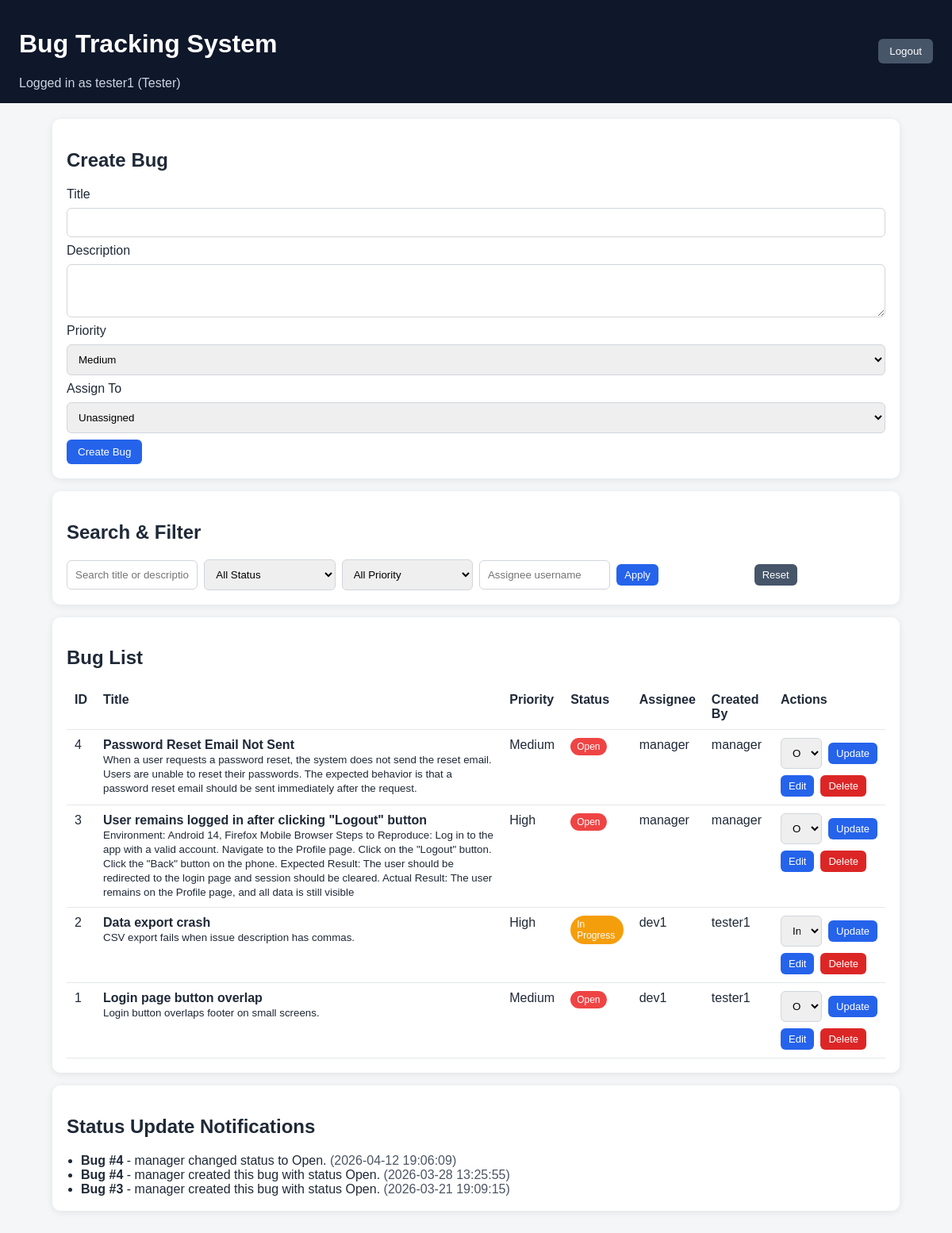
/ (signed in), run on the app's committed database.
### tables this page shows
CREATE TABLE users (
            id INTEGER PRIMARY KEY AUTOINCREMENT,
            username TEXT NOT NULL UNIQUE,
            password TEXT NOT NULL,
            role TEXT NOT NULL CHECK(role IN ('Developer', 'Tester', 'Project Manager'))
        );

CREATE TABLE bugs (
            id INTEGER PRIMARY KEY AUTOINCREMENT,
            title TEXT NOT NULL,
            description TEXT NOT NULL,
            priority TEXT NOT NULL CHECK(priority IN ('Low', 'Medium', 'High', 'Critical')),
            status TEXT NOT NULL CHECK(status IN ('Open', 'In Progress', 'Resolved')) DEFAULT 'Open',
            assignee_id INTEGER,
            created_by INTEGER NOT NULL,
            created_at DATETIME DEFAULT CURRENT_TIMESTAMP,
            updated_at DATETIME DEFAULT CURRENT_TIMESTAMP,
            FOREIGN KEY (assignee_id) REFERENCES users (id),
            FOREIGN KEY (created_by) REFERENCES users (id)
        );

CREATE TABLE activity_log (
            id INTEGER PRIMARY KEY AUTOINCREMENT,
            bug_id INTEGER NOT NULL,
            message TEXT NOT NULL,
            created_at DATETIME DEFAULT CURRENT_TIMESTAMP,
            FOREIGN KEY (bug_id) REFERENCES bugs (id)
        );

### bug_tracker/bugs.py (the view)
@bp.route("/")
@login_required
def dashboard():
    db = get_db()
    query = request.args.get("q", "").strip()
    status = request.args.get("status", "").strip()
    priority = request.args.get("priority", "").strip()
    assignee = request.args.get("assignee", "").strip()
    sql = """
        SELECT
            b.id, b.title, b.description, b.priority, b.status, b.created_at, b.updated_at,
            cu.username AS created_by_name,
            au.username AS assignee_name
        FROM bugs b
        JOIN users cu ON b.created_by = cu.id
        LEFT JOIN users au ON b.assignee_id = au.id
        WHERE 1=1
    """
    params = []
    if query:
        sql += " AND (b.title LIKE ? OR b.description LIKE ?)"
        params.extend([f"%{query}%", f"%{query}%"])
    if status in ALLOWED_STATUSES:
        sql += " AND b.status = ?"
        params.append(status)
    if priority in ALLOWED_PRIORITIES:
        sql += " AND b.priority = ?"
        params.append(priority)
    if assignee:
        sql += " AND au.username = ?"
        params.append(assignee)
    sql += " ORDER BY b.id DESC"
    bugs = db.execute(sql, params).fetchall()
    users = db.execute("SELECT id, username, role FROM users ORDER BY username ASC").fetchall()
    notifications = db.execute(
        """
        SELECT al.message, al.created_at, b.id AS bug_id
        FROM activity_log al
        JOIN bugs b ON b.id = al.bug_id
        ORDER BY al.id DESC
        LIMIT 8
        """
    ).fetchall()
    return render_template(
        "dashboard.html",
        bugs=bugs,
        users=users,
        notifications=notifications,
        filters={"q": query, "status": status, "priority": priority, "assignee": assignee},
    )

### bug_tracker/auth.py (called while the page is built)
def login_required(view):
    @wraps(view)
    def wrapped_view(**kwargs):
        if session.get("user_id") is None:
            return redirect(url_for("auth.login"))
        return view(**kwargs)
    return wrapped_view

### bug_tracker/db.py (called while the page is built)
def get_db():
    if "db" not in g:
        g.db = sqlite3.connect(current_app.config["DATABASE"])
        g.db.row_factory = sqlite3.Row
    return g.db

### bug_tracker/templates/dashboard.html (shortened to what this page needs)
{% extends "base.html" %}
{% block content %}
<section class="card">
    <h2>Create Bug</h2>
    <form method="post" action="{{ url_for('bugs.create_bug') }}" class="form-grid">
        <label for="title">Title</label>
        <input id="title" name="title" type="text" required>
        <label for="description">Description</label>
        <textarea id="description" name="description" rows="3" required></textarea>
        <label for="priority">Priority</label>
        <select id="priority" name="priority" required>
            <option value="Medium" selected>Medium</option>
        </select>
        <label for="assignee_id">Assign To</label>
        <select id="assignee_id" name="assignee_id">
            <option value="">Unassigned</option>
        </select>
        <button class="btn" type="submit">Create Bug</button>
    </form>
</section>
<section class="card">
    <h2>Search & Filter</h2>
    <form method="get" action="{{ url_for('bugs.dashboard') }}" class="filter-grid">
        <input type="text" name="q" value="{{ filters.q }}" placeholder="Search title or description">
        <select name="status">
            <option value="">All Status</option>
        </select>
        <select name="priority">
            <option value="">All Priority</option>
        </select>
        <input type="text" name="assignee" value="{{ filters.assignee }}" placeholder="Assignee username">
        <button class="btn btn-small" type="submit">Apply</button>
        <a class="btn btn-secondary btn-small" href="{{ url_for('bugs.dashboard') }}">Reset</a>
    </form>
</section>
<section class="card">
    <h2>Bug List</h2>
    {% if bugs %}
    <table>
        <thead>
            <tr>
                <th>ID</th>
                <th>Title</th>
                <th>Priority</th>
                <th>Status</th>
                <th>Assignee</th>
                <th>Created By</th>
                <th>Actions</th>
            </tr>
        </thead>
        <tbody>
            {% for bug in bugs %}
            <tr>
                <td>{{ bug.id }}</td>
                <td>
                    <strong>{{ bug.title }}</strong><br>
                    <small>{{ bug.description }}</small>
                </td>
                <td>{{ bug.priority }}</td>
                <td><span class="status status-{{ bug.status|replace(' ', '-')|lower }}">{{ bug.status }}</span></td>
                <td>{{ bug.assignee_name if bug.assignee_name else "Unassigned" }}</td>
                <td>{{ bug.created_by_name }}</td>
                <td>
                    <form method="post" action="{{ url_for('bugs.update_bug_status', bug_id=bug.id) }}" class="inline-form">
                        <select name="status">
                            <option value="Open" {% if bug.status == "Open" %}selected{% endif %}>Open</option>
                            <option value="In Progress" {% if bug.status == "In Progress" %}selected{% endif %}>In Progress</option>
                        </select>
                        <button class="btn btn-small" type="submit">Update</button>
                    </form>
                    <div class="action-row">
                        <a class="btn btn-small" href="{{ url_for('bugs.edit_bug', bug_id=bug.id) }}">Edit</a>
                        <form method="post" action="{{ url_for('bugs.delete_bug', bug_id=bug.id) }}" onsubmit="return confirm('Delete this bug?')">
                            <button class="btn btn-danger btn-small" type="submit">Delete</button>
                        </form>
                    </div>
                </td>
            </tr>
            {% endfor %}
        </tbody>
    </table>
    {% else %}
    <p>No bugs found for selected filters.</p>
    {% endif %}
</section>
<section class="card">
    <h2>Status Update Notifications</h2>
    {% if notifications %}
    <ul class="activity-list">
        {% for item in notifications %}
        <li><strong>Bug #{{ item.bug_id }}</strong> - {{ item.message }} <span class="muted">({{ item.created_at }})</span></li>
        {% endfor %}
    </ul>
    {% else %}
    <p>No activity yet.</p>
    {% endif %}
</section>
{% endblock %}

### bug_tracker/templates/base.html (shortened to what this page needs)
<!DOCTYPE html>
<html lang="en">
<head>
    <link rel="stylesheet" href="{{ url_for('static', filename='styles.css') }}">
</head>
<body>
    <header class="header">
        <div>
            <h1>Bug Tracking System</h1>
            {% if session.get('username') %}
            <p class="subtitle">Logged in as {{ session.get('username') }} ({{ session.get('role') }})</p>
            {% endif %}
        </div>
        {% if session.get('username') %}
        <form method="post" action="{{ url_for('auth.logout') }}">
            <button class="btn btn-secondary" type="submit">Logout</button>
        </form>
        {% endif %}
    </header>
    <main class="container">
        {% block content %}{% endblock %}
    </main>
</body>
</html>

### bug_tracker/static/styles.css (style rules this page uses)
* { box-sizing: border-box; }
body { margin: 0; font-family: Arial, sans-serif; background: #f4f6f8; color: #1f2937; }
.header { display: flex; justify-content: space-between; align-items: center; padding: 16px 24px; background: #0f172a; color: #fff; }
.subtitle { margin: 6px 0 0; color: #cbd5e1; }
.container { max-width: 1100px; margin: 20px auto; padding: 0 16px 24px; }
.card { background: #fff; border-radius: 10px; padding: 18px; box-shadow: 0 2px 10px rgba(0, 0, 0, 0.08); margin-bottom: 16px; }
.form-grid, .filter-grid { display: grid; gap: 8px; }
.filter-grid { grid-template-columns: repeat(auto-fit, minmax(150px, 1fr)); align-items: center; }
input, textarea, select { width: 100%; padding: 10px; border: 1px solid #d1d5db; border-radius: 6px; }
.btn { width: fit-content; padding: 8px 14px; border: none; border-radius: 6px; background: #2563eb; color: #fff; text-decoration: none; cursor: pointer; }
.btn-secondary { background: #475569; }
.btn-danger { background: #dc2626; }
.btn-small { padding: 6px 10px; font-size: 13px; }
.inline-form { display: flex; gap: 8px; align-items: center; }
.action-row { margin-top: 8px; display: flex; gap: 8px; align-items: center; }
table { width: 100%; border-collapse: collapse; }
th, td { border-bottom: 1px solid #e5e7eb; text-align: left; padding: 10px; vertical-align: top; }
.muted { color: #4b5563; }
.status { display: inline-block; padding: 4px 8px; border-radius: 999px; color: #fff; font-size: 12px; }
.status-open { background: #ef4444; }
.status-in-progress { background: #f59e0b; }
.activity-list, .credential-list { margin: 0; padding-left: 18px; }

### data on the page
users: get "tester1", get "Tester"
bugs: id "4", title "Password Reset Email Not Sent", description "When a user requests a password reset, the system does not send the reset email. Users are unable to reset their passwords. The expected behavior is that a password reset email should be sent immediately after the request.", priority "Medium", status "Open", username "manager", created_by_name "manager"
bugs: id "3", title "User remains logged in after clicking \"Logout\" button", description "Environment: Android 14, Firefox Mobile Browser Steps to Reproduce: Log in to the app with a valid account. Navigate to the Profile page. Click on the \"Logout\" button. Click the \"Back\" button on the phone. Expected Result: The user should be redirected to the login page and session should be cleared. Actual Result: The user remains on the Profile page, and all data is still visible", priority "High", status "Open", username "manager", created_by_name "manager"
bugs: id "2", title "Data export crash", description "CSV export fails when issue description has commas.", priority "High", status "In Progress", username "dev1", created_by_name "tester1"
bugs: id "1", title "Login page button overlap", description "Login button overlaps footer on small screens.", priority "Medium", status "Open", username "dev1", created_by_name "tester1"
activity_log: bug_id "4", message "manager changed status to Open.", created_at "2026-04-12 19:06:09"
activity_log: bug_id "4", message "manager created this bug with status Open.", created_at "2026-03-28 13:25:55"
activity_log: bug_id "3", message "manager created this bug with status Open.", created_at "2026-03-21 19:09:15"
